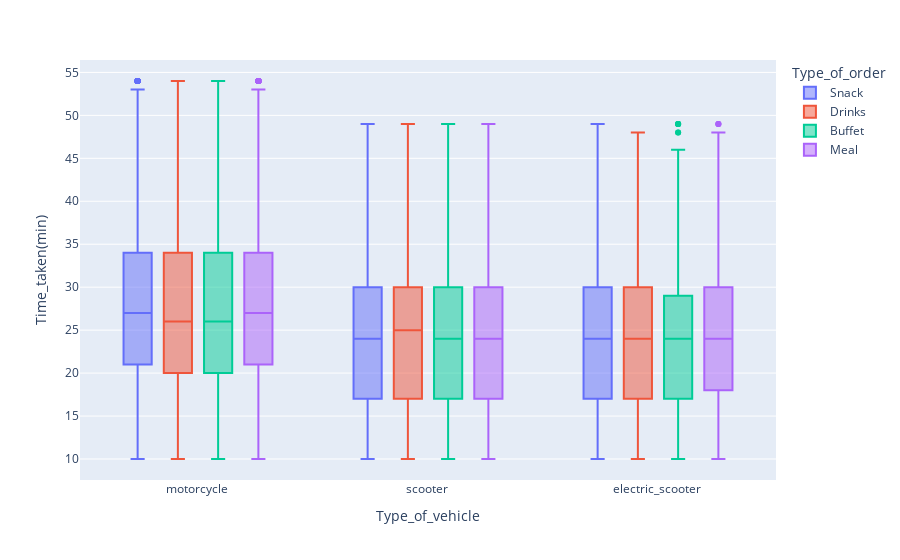

The notebook cell this image was saved under:
### Code cell
import plotly.express as px
fig = px.box(data, 
             x="Type_of_vehicle",
             y="Time_taken(min)", 
             color="Type_of_order")
fig.show()

### Figure 1 — Plotly figure (JSON) as saved in the notebook; plotly's stock layout.template omitted (floating-point values rounded to 4 significant figures; data arrays with more than 128 entries replaced by an {"elided": "..."} marker saying what was removed)
{"data": [{"alignmentgroup": "True", "hovertemplate": "Type_of_order=Snack <br>Type_of_vehicle=%{x}<br>Time_taken(min)=%{y}<extra></extra>", "legendgroup": "Snack ", "marker": {"color": "#636efa"}, "name": "Snack ", "notched": false, "offsetgroup": "Snack ", "orientation": "v", "showlegend": true, "type": "box", "x": {"elided": "11091 str values"}, "x0": " ", "xaxis": "x", "y": {"elided": "11091 int values"}, "y0": " ", "yaxis": "y"}, {"alignmentgroup": "True", "hovertemplate": "Type_of_order=Drinks <br>Type_of_vehicle=%{x}<br>Time_taken(min)=%{y}<extra></extra>", "legendgroup": "Drinks ", "marker": {"color": "#EF553B"}, "name": "Drinks ", "notched": false, "offsetgroup": "Drinks ", "orientation": "v", "showlegend": true, "type": "box", "x": {"elided": "10897 str values"}, "x0": " ", "xaxis": "x", "y": {"elided": "10897 int values"}, "y0": " ", "yaxis": "y"}, {"alignmentgroup": "True", "hovertemplate": "Type_of_order=Buffet <br>Type_of_vehicle=%{x}<br>Time_taken(min)=%{y}<extra></extra>", "legendgroup": "Buffet ", "marker": {"color": "#00cc96"}, "name": "Buffet ", "notched": false, "offsetgroup": "Buffet ", "orientation": "v", "showlegend": true, "type": "box", "x": {"elided": "10856 str values"}, "x0": " ", "xaxis": "x", "y": {"elided": "10856 int values"}, "y0": " ", "yaxis": "y"}, {"alignmentgroup": "True", "hovertemplate": "Type_of_order=Meal <br>Type_of_vehicle=%{x}<br>Time_taken(min)=%{y}<extra></extra>", "legendgroup": "Meal ", "marker": {"color": "#ab63fa"}, "name": "Meal ", "notched": false, "offsetgroup": "Meal ", "orientation": "v", "showlegend": true, "type": "box", "x": {"elided": "11018 str values"}, "x0": " ", "xaxis": "x", "y": {"elided": "11018 int values"}, "y0": " ", "yaxis": "y"}], "layout": {"boxmode": "group", "legend": {"title": {"text": "Type_of_order"}, "tracegroupgap": 0}, "margin": {"t": 60}, "xaxis": {"anchor": "y", "domain": [0, 1], "title": {"text": "Type_of_vehicle"}}, "yaxis": {"anchor": "x", "domain": [0, 1], "title": {"text": "Time_taken(min)"}}}}
